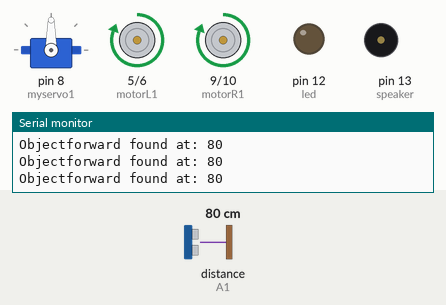
Simulated run of this sketch. Board: Arduino Uno, built with avr-gcc and run on an emulated ATmega328P. On the bench: servo, motor-driver pin pairs drawn as motors (green arrow = first pin HIGH = forward, orange = second pin HIGH = backward, longer = more drive), output pins drawn as LEDs (lit = HIGH), buzzer (waves = sounding), the last lines printed to the serial monitor. Inputs (shaded band) come from the test bench; at power-on: distance to the obstacle (sensor on A1) 80 cm. The echo pulse lasts 58.3 µs per cm.

Above: at 2.2 s.
2.3 s: distance to the obstacle (sensor on A1) set to 12 cm
5.3 s: distance to the obstacle (sensor on A1) set to 9 cm
At 6.1 s:
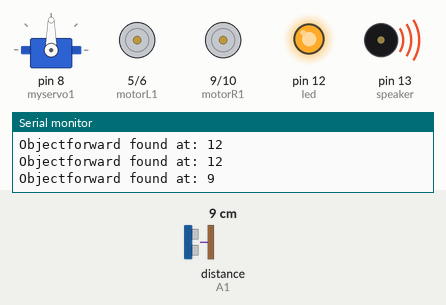
At 7.88 s:
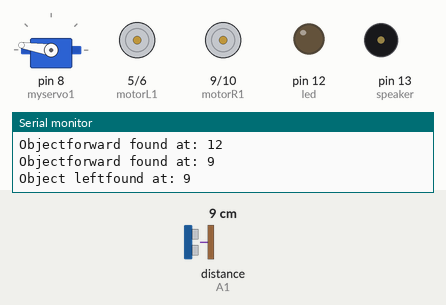
8.3 s: distance to the obstacle (sensor on A1) set to 18 cm
At 10.56 s:
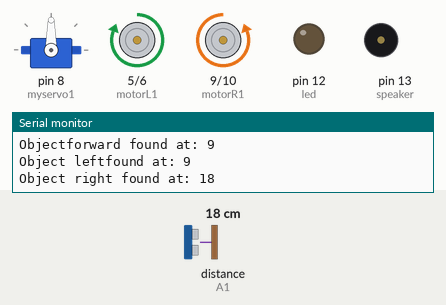
Timing chart, 0 to 12.1 s (numbered marks = the images above; inputs shaded):
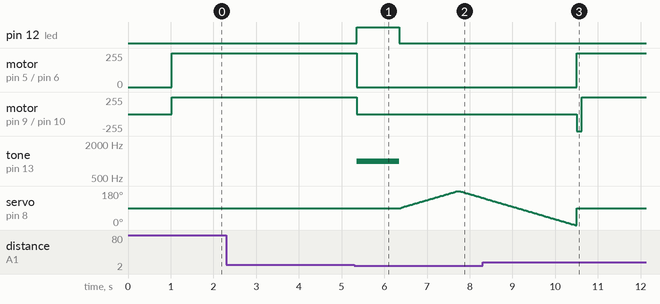

The sketch:

avoid_obstacles_test.ino
```cpp
//Ορισμός μεταβλητών και σταθερών(variables and constants)
//Σχετικά με τα μοτέρ:
//Motor A
const int motorR1  = 9;  //ΔΕΞΙ ΜΠΡΟΣΤΑ
const int motorR2  = 10;//ΔΕΞΙ ΠΙΣΩ
//Motor B
const int motorL1  = 5; //ΑΡΙΣΤΕΡΟ ΜΠΡΟΣΤΑ
const int motorL2  = 6;//ΑΡΙΣΤΕΡΟ ΠΙΣΩ

 //Σχετικά με τον αισθητήρα απόστασης:
 #include <Ultrasonic.h>
 //Ultrasonic       (Trig,Echo)
  Ultrasonic sensor (A0,A1);
  // μεταβλητές για να αποθηκεύεται η απόσταση που μετρά ο αισθητήρας απόστασης
  int  distance=100;
  int leftDistance;
  int rightDistance;

  //Σχετικά με τον servo που χρησιμοποιούμε ως "λαιμό" του ρομπότ
 #include <Servo.h>
 Servo myservo1;  // create servo object to control a servo
 int pos1 =90;   // μεταβλητή για να αποθηκεύεται η θέση του  servo

//Led
const int led = 12;

//Speaker
const int speaker = 13;


void setup(){
   //Ξεκινά η σειριακή επικοινωνία,Start serial communication
  Serial.begin(9600);
    //θέτω ως εξόδους τους παρακάτω ακροδέκτες(Set pins as outputs)
    pinMode(motorR1, OUTPUT);
    pinMode(motorR2, OUTPUT);
    pinMode(motorL1, OUTPUT);
    pinMode(motorL2, OUTPUT);
    pinMode(led, OUTPUT);
    pinMode(speaker, OUTPUT);

  //Σχετικά με την αρχική θέση του servo1(positioning servo1)
  myservo1.attach(8);  // συνδέεται ο servo 1  με το pin 8 του arduino
  myservo1.write(pos1);// ο servo 1 κοιτάζει μπροστά

  // Χωρίς ήχο αρχικά(no sound in the begining)
  noTone(speaker);

  //Διάρκεια αρχικοποίησης 1sec, time for the setup is 1sec
  delay(1000);
   }

void loop(){
    distance = sensor.Ranging(CM);
    Serial.print("Objectforward found at: ");
    Serial.println(distance);
    delay(15);
    //If an object detected at 10cm, stop the robot and find a way out
    if (distance <= 10){
     stop();
     tone(speaker, 1000);
     digitalWrite(led,HIGH);
     delay(1000);
     noTone(speaker);
     digitalWrite(led,LOW);
     //Look left
     for (pos1 = 90; pos1 <= 180; pos1 += 1) { // goes from 0 degrees to 180 degrees
     myservo1.write(pos1);               // tell servo to go to position in variable 'pos'
     delay(15);                         // waits 15ms for the servo to reach the position
     }
     leftDistance = sensor.Ranging(CM);
     Serial.print("Object leftfound at: ");
     Serial.println(leftDistance);
     delay(20);

      //Now look right
      for (pos1 = 180; pos1 >= 0; pos1 -= 1) { // goes from 180 degrees to 0 degrees
      myservo1.write(pos1);               // tell servo to go to position in variable 'pos'
      delay(15);                         // waits 15ms for the servo to reach the position
        }
     rightDistance = sensor.Ranging(CM);
     Serial.print("Object right found at: ");
     Serial.println(rightDistance);
    delay(20);

     pos1 = 90; // look forward again
     myservo1.write(pos1);
     delay(15);

     //Finally compare left and right distances and make the best turn decision
     if (leftDistance > rightDistance){
     left();
     delay(100); // Change the time to make 90 deg. turn
        }
    else if (leftDistance < rightDistance){
    right();
   delay(100);
        }
   else{ //that means that two distances are equal
   backward();
   delay(100);// Go back for 1 sec
   left();   // and turn left
   delay(100);
        }
    }
    //All clear, move forward!
    else {
      forward();
    }
    }


//Movement functions

void forward(){
  digitalWrite(motorR1, HIGH);
  digitalWrite(motorR2, LOW);
  digitalWrite(motorL1, HIGH);
  digitalWrite(motorL2, LOW);
}

void backward(){
 digitalWrite(motorR1, LOW);
  digitalWrite(motorR2, HIGH);
  digitalWrite(motorL1, LOW);
  digitalWrite(motorL2, HIGH);
}

void right(){
  digitalWrite(motorR1, LOW);
  digitalWrite(motorR2, HIGH);
  digitalWrite(motorL1, HIGH);
  digitalWrite(motorL2, LOW);
  }

void left(){
  digitalWrite(motorR1, HIGH);
  digitalWrite(motorR2, LOW);
  digitalWrite(motorL1,LOW );
  digitalWrite(motorL2, HIGH);

}

void stop(){
  digitalWrite(motorR1, LOW);
  digitalWrite(motorR2, LOW);
  digitalWrite(motorL1, LOW);
  digitalWrite(motorL2, LOW);


}
```

Measured:
- the behaviour switches between 11 and 10 cm on distance to the obstacle (sensor on A1) (found by bisection; images 0 and 1)
- after the input at 5.3 s, pin 12 (led): LOW → HIGH after 0.05 s, → LOW 1.0 s later; motor on pin 5 (motorL1) / pin 6 (motorL2): forward 255/255 → stopped after 0.05 s
- after the input at 8.3 s, pin 12 (led): stops changing and stays LOW; motor on pin 9 (motorR1) / pin 10 (motorR2): goes on until 10.6 s, then stays forward 255/255; tone on pin 13 (speaker): stops changing and stays silent
